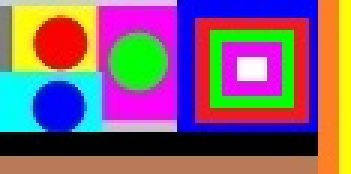
#> input picture chap05/rgb_small.jpg, 117 x 58 px (shown 3 times larger)
$ python 00.basic2.py
#> lines starting #> are read from the running program, lines starting #| are printed output that depends on the picture
import cv2

col_img = cv2.imread('rgb_small.jpg', cv2.IMREAD_COLOR)
#> col_img is the input picture: shape (58, 117, 3); mean B, G, R 113.4, 97.9, 131.4
print(col_img.shape)
#| (58, 117, 3)

bgr = cv2.split(col_img)

cv2.imshow("image", col_img)
cv2.imshow("Blue Channel", bgr[0])    # blue 채널
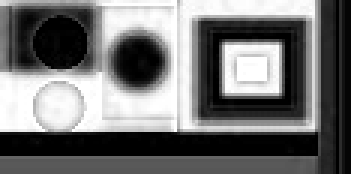
#> window 'Blue Channel': shape (58, 117) (shown 3 times larger); min 0, max 255, mean 113.4
cv2.imshow("Green Channel", bgr[1])   # green 채널
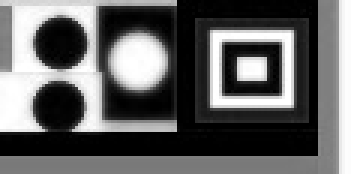
#> window 'Green Channel': shape (58, 117) (shown 3 times larger); min 0, max 255, mean 97.9
cv2.imshow("Red Channel", bgr[2])     # red 채널
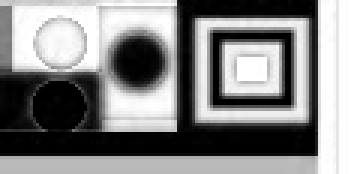
#> window 'Red Channel': shape (58, 117) (shown 3 times larger); min 0, max 255, mean 131.4
cv2.imshow("Blue Channel+20", bgr[0]+20)   # 넘파이 브로드캐스팅
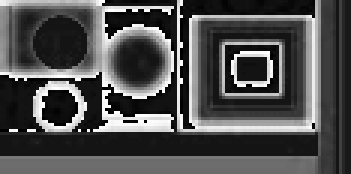
#> window 'Blue Channel+20': shape (58, 117) (shown 3 times larger); min 0, max 255, mean 79.2
cv2.imshow("Green Channel+20", bgr[1]+20)
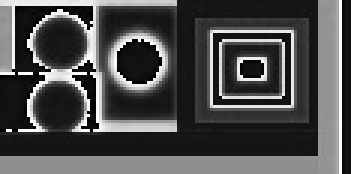
#> window 'Green Channel+20': shape (58, 117) (shown 3 times larger); min 0, max 255, mean 77.3
cv2.imshow("Red Channel+20", bgr[2]+20)
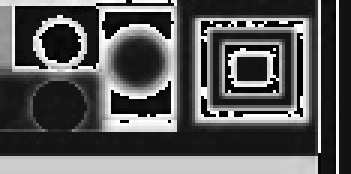
#> window 'Red Channel+20': shape (58, 117) (shown 3 times larger); min 0, max 255, mean 88.8

cv2.waitKey()
cv2.destroyAllWindows()
